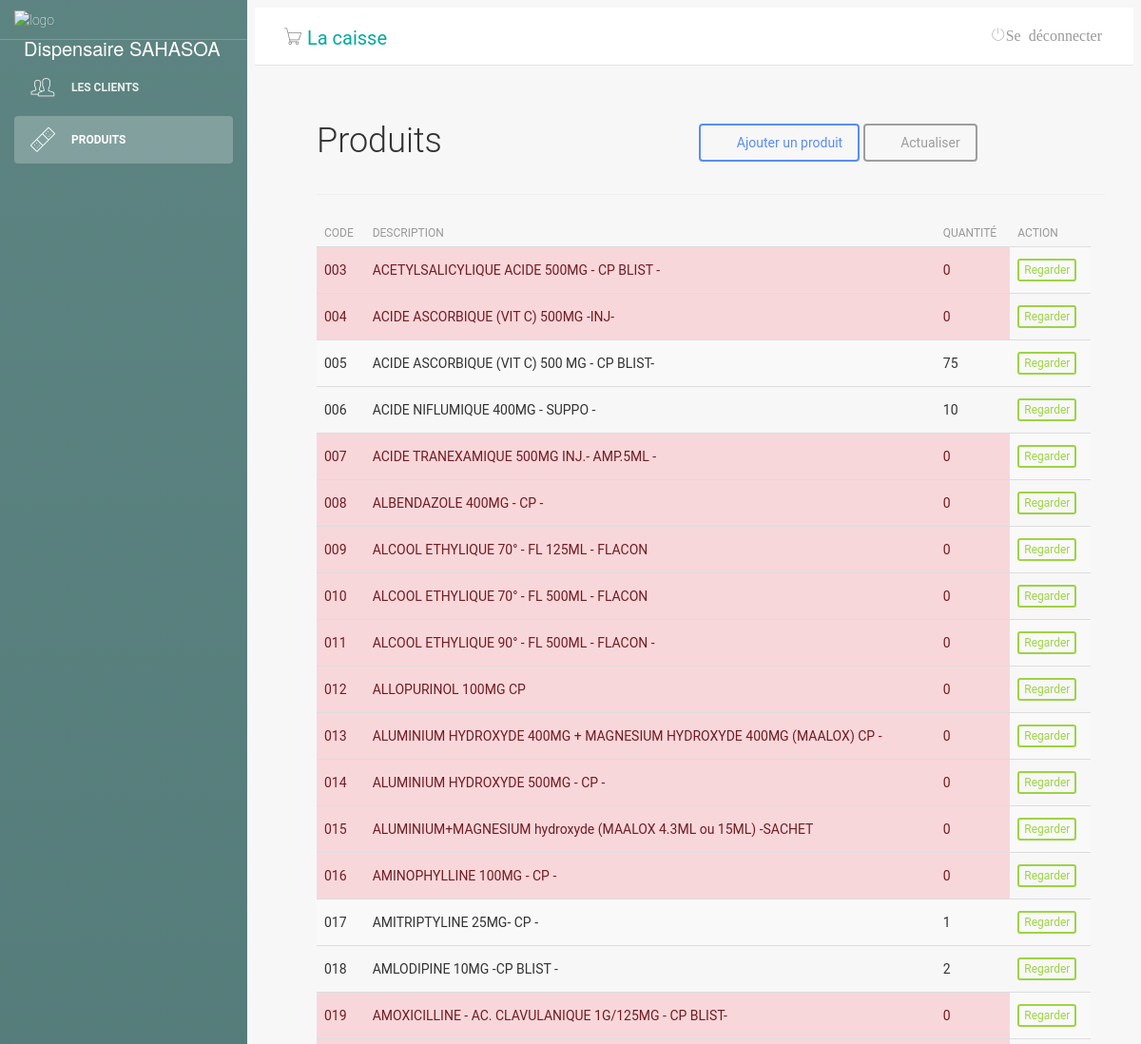
The page /main.php?pg=produtos (upper part) on the database as committed earlier.
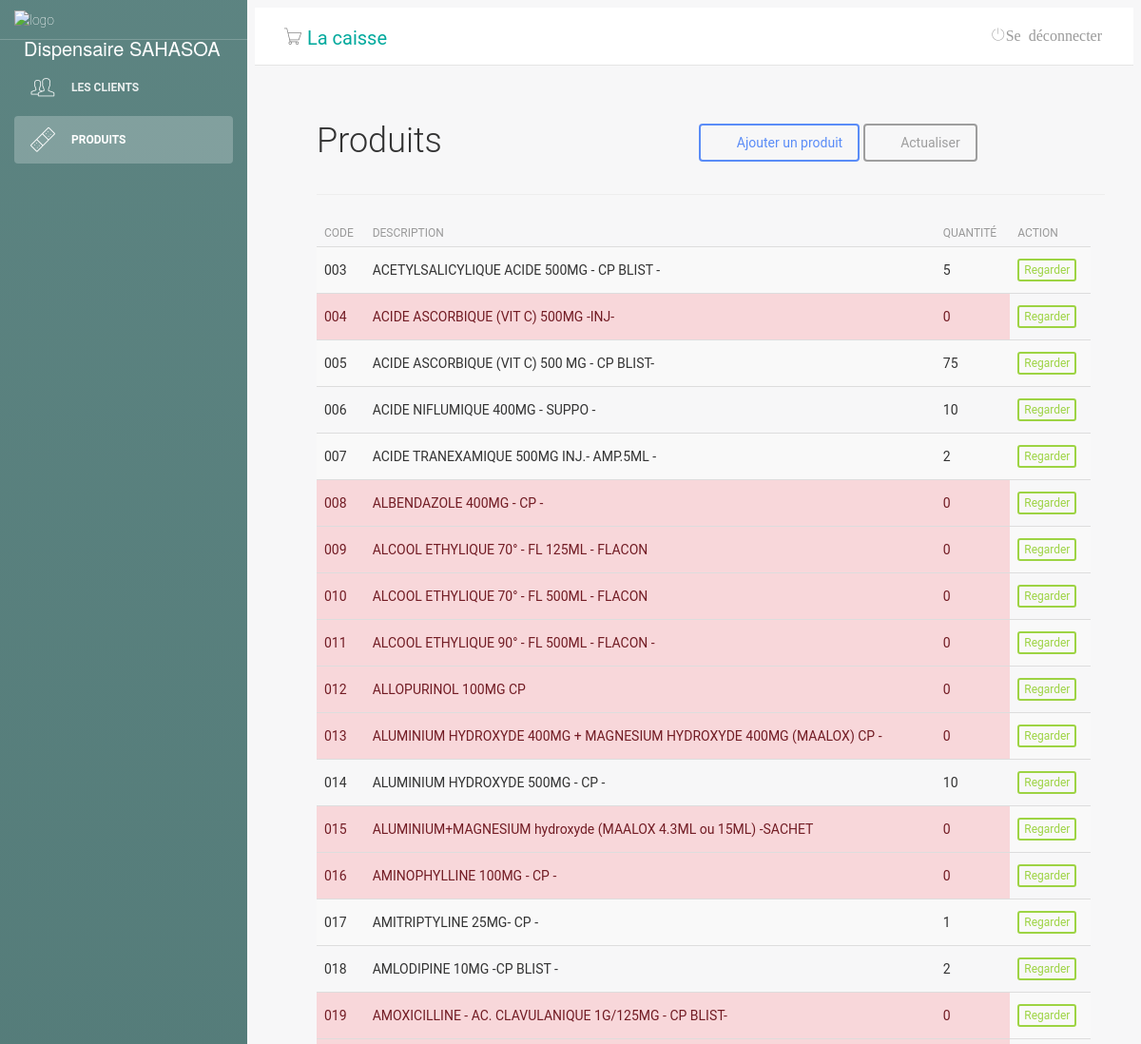
The same page on the database as committed later.
### tables this page shows
CREATE TABLE "tb_produtos" (
	"id"	INTEGER,
	"descricao"	varchar(55),
	"codInterno"	TEXT,
	"codBarras"	int(11),
	"fornecedor"	int(11),
	"custo"	NUMERIC,
	"venda"	NUMERIC,
	"principio"	varchar(55),
	"quantidade"	int(11),
	"benefice"	NUMERIC,
	PRIMARY KEY("id" AUTOINCREMENT)
);

### produtos.php (the view, shortened to what this page needs)
<?php
include('classes/Mysql.php');
?>
<?php
$numRows = 0;
$itemsPerPage = 100;
$totalItemReq = $db->query('SELECT id FROM tb_produtos');
while ($row = $totalItemReq->fetch(SQLITE3_ASSOC)) {
    ++$numRows;
}
$totalItem = $numRows;
if (isset($_GET['page']) and !empty($_GET['page']) and $_GET['page'] > 0 and $_GET['page'] <= $totalItem) {
    $_GET['page'] = intval($_GET['page']);
    $currentPage = $_GET['page'];
} else {
    $currentPage = 1;
}
$begin = ($currentPage - 1) * $itemsPerPage;
$sql = $db->prepare("SELECT * FROM `tb_produtos` LIMIT $begin,$itemsPerPage");
$sql->execute();
$produtos = $sql->fetchAll();
?>
<div class="lista-cliente">
    <div id="top" class="row">
        <div class="col-sm-2">
            <h2>Produits</h2>
        </div>
        <div class="col-sm-6">
        </div>
        <div class="col-sm-4 btn-lista">
            <a class="btn btn-primary" href="?pg=adicionar-produto"><i class="fa fa-plus"></i> Ajouter un produit</a>
            <a class="btn btn-default" href="?pg=produtos"><i class="fa fa-refresh"></i> Actualiser</a>
        </div>
    </div>
    <hr />
    <div id="list" class="row">
        <div class="table-responsive col-md-12">
            <table class="table table-striped" cellspacing="0" cellpadding="0">
                <thead>
                    <tr>
                        <th>Code</th>
                        <th>Description</th>
                        <th>Quantité</th>
                        <th class="actions">Action</th>
                    </tr>
                </thead>
                <tbody>
                    <tr>
                        <?php foreach ($produtos as $value) : ?>
                            <td <?php if ($value['quantidade'] == 0) {echo 'style="background-color: #f8d7da;color: #721c24;"';} if ($value['custo'] == $value['venda']) {echo 'style="background-color: #fff3cd;color: #856404;"';} ?> ><?php echo $value['codInterno'] ?></td>
                            <td <?php if ($value['quantidade'] == 0) {echo 'style="background-color: #f8d7da;color: #721c24;"';} if ($value['custo'] == $value['venda']) {echo 'style="background-color: #fff3cd;color: #856404;"';} ?> ><?php echo $value['descricao'] ?></td>
                            <td <?php if ($value['quantidade'] == 0) {echo 'style="background-color: #f8d7da;color: #721c24;"';} if ($value['custo'] == $value['venda']) {echo 'style="background-color: #fff3cd;color: #856404;"';} ?> ><?php echo $value['quantidade'] ?></td>
                            <td class="actions">
                                <a class="btn btn-success btn-xs" href="?pg=visualizar-produto&id=<?php echo $value['id']; ?>">Regarder</a>
                            </td>
                    </tr>
                <?php
                        endforeach;
                ?>
                </tbody>
            </table>
        </div>
        <div id="bottom" class="row">
        </div>
    </div>

### main.php (shortened to what this page needs)
<?php
include('classes/Sistema.php');
?>
<!doctype html>
<html lang="pt-br">
<head>
    <link href="css/bootstrap.min.css" rel="stylesheet" />
    <link href="css/animate.min.css" rel="stylesheet" />
    <link href="css/light-bootstrap-dashboard.css?v=1.4.0" rel="stylesheet" />
    <link href="css/demo.css" rel="stylesheet" />
    <link href="css/style.css" rel="stylesheet">
    <link href="css/font-awesome.min.css" rel="stylesheet">
    <link href='css/css' rel='stylesheet' type='text/css'>
    <link href="css/pe-icon-7-stroke.css" rel="stylesheet" />
</head>
<body>
    <div class="wrapper">
        <div class="sidebar" data-image="img/aa.jpg" style="background-color: #00ffee;">
            <div class="sidebar-wrapper">
                <div class="logo">
                    <img src="img/farmacia-logo.png" alt="logo" width="60px">
                    <p>Dispensaire SAHASOA</p>
                </div>
                <ul class="nav">
                    <li <?php if (isset($_GET['pg'])) {
                        } ?>>
                        <a href="?pg=cliente">
                            <i class="pe-7s-users"></i>
                            <p>Les clients</p>
                        </a>
                    </li>
                    <li <?php if (isset($_GET['pg'])) {
                            if ($_GET['pg'] == "produtos") {
                                print 'class="active"';
                            }
                        } ?>>
                        <a href="?pg=produtos">
                            <i class="pe-7s-bandaid"></i>
                            <p>Produits</p>
                        </a>
                    </li>
                </ul>
            </div>
        </div>
        <div class="main-panel">
            <nav class="navbar navbar-default navbar-fixed">
                <div class="container-fluid">
                    <div class="navbar-header">
                        <div class="navbar-brand" onclick="return window.confirm('Voulez-vous vraiment allez vers la caisse ?');"> <i class="pe-7s-cart"></i> <a href="caisse/index.php" style="color: #00a99d;text-decoration: none;">La caisse</a></div>
                    </div>
                    <div class="collapse navbar-collapse">
                        <ul class="nav navbar-nav navbar-right">
                            <li>
                                <a href="logout.php">
                                    <i class="pe-7s-power">Se déconnecter</i>
                                </a>
                            </li>
                        </ul>
                    </div>
                </div>
            </nav>
            <div class="content">
                <div class="container-fluid">
                    <div class="row">
                        <?php
                        Sistema::carregarPagina();
                        ?>
                    </div>
                </div>
            </div>
        </div>
    </div>
</body>
</html>

### classes/Sistema.php (shortened to what this page needs)
<?php
class Sistema
{
    public static function carregarPagina()
    {  if (isset($_GET['pg'])) {
        $pg = $_GET['pg'];
    }
        if (isset( $pg )) {
                include $pg . ".php";
        }
        else{
            $pg = 'accueil';
            include 'home.php';
        }
    }
}

### css/style.css (style rules this page uses)
.lista-cliente { margin-left: 50px; }
#list { height: 400px; }
.btn-lista { margin-top: 30px; }
@media only screen and (max-width: 1300px) { .btn-lista { margin-top: 30px; margin-left: 31%; width: 335px; } }

Rows that differ between the two databases and show on the page:
changed tb_produtos "ACETYLSALICYLIQUE ACIDE 500MG - CP BLIST -": quantidade "0" → "5"
changed tb_produtos "ACIDE TRANEXAMIQUE 500MG INJ.- AMP.5ML -": quantidade "0" → "2"
changed tb_produtos "ALUMINIUM HYDROXYDE 500MG - CP -": quantidade "0" → "10"
